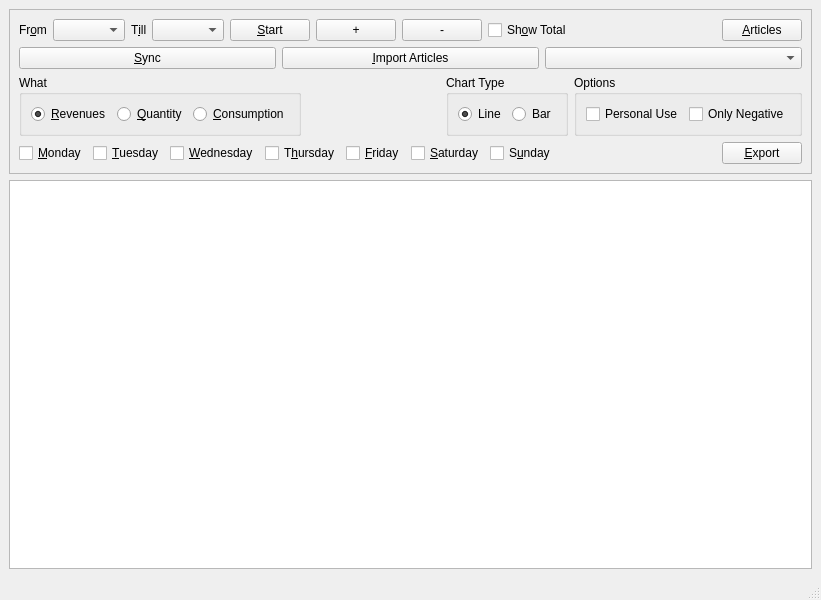
<?xml version="1.0" encoding="UTF-8"?>
<ui version="4.0">
 <class>MainWindow</class>
 <widget class="QMainWindow" name="MainWindow">
  <property name="geometry">
   <rect>
    <x>0</x>
    <y>0</y>
    <width>821</width>
    <height>600</height>
   </rect>
  </property>
  <property name="windowTitle">
   <string>MainWindow</string>
  </property>
  <widget class="QWidget" name="centralwidget">
   <layout class="QGridLayout" name="gridLayout_2">
    <item row="0" column="0">
     <widget class="QFrame" name="frame">
      <property name="frameShape">
       <enum>QFrame::StyledPanel</enum>
      </property>
      <property name="frameShadow">
       <enum>QFrame::Raised</enum>
      </property>
      <layout class="QGridLayout" name="gridLayout">
       <item row="0" column="0">
        <layout class="QVBoxLayout" name="verticalLayout_2">
         <item>
          <layout class="QHBoxLayout" name="horizontalLayout">
           <item>
            <widget class="QLabel" name="label">
             <property name="text">
              <string>Fr&amp;om</string>
             </property>
             <property name="buddy">
              <cstring>comboBox_start</cstring>
             </property>
            </widget>
           </item>
           <item>
            <widget class="QComboBox" name="comboBox_start">
             <property name="sizePolicy">
              <sizepolicy hsizetype="Minimum" vsizetype="Fixed">
               <horstretch>0</horstretch>
               <verstretch>0</verstretch>
              </sizepolicy>
             </property>
            </widget>
           </item>
           <item>
            <widget class="QLabel" name="label_2">
             <property name="text">
              <string>T&amp;ill</string>
             </property>
             <property name="buddy">
              <cstring>comboBox_end</cstring>
             </property>
            </widget>
           </item>
           <item>
            <widget class="QComboBox" name="comboBox_end">
             <property name="sizePolicy">
              <sizepolicy hsizetype="Minimum" vsizetype="Fixed">
               <horstretch>0</horstretch>
               <verstretch>0</verstretch>
              </sizepolicy>
             </property>
            </widget>
           </item>
           <item>
            <widget class="QPushButton" name="pushButton_start">
             <property name="text">
              <string>&amp;Start</string>
             </property>
            </widget>
           </item>
           <item>
            <widget class="QPushButton" name="pushButton_zoomIn">
             <property name="text">
              <string>+</string>
             </property>
             <property name="autoRepeat">
              <bool>true</bool>
             </property>
            </widget>
           </item>
           <item>
            <widget class="QPushButton" name="pushButton_zoomOut">
             <property name="text">
              <string>-</string>
             </property>
             <property name="autoRepeat">
              <bool>true</bool>
             </property>
            </widget>
           </item>
           <item>
            <widget class="QCheckBox" name="checkBox_showTotal">
             <property name="text">
              <string>Sh&amp;ow Total</string>
             </property>
            </widget>
           </item>
           <item>
            <spacer name="horizontalSpacer">
             <property name="orientation">
              <enum>Qt::Horizontal</enum>
             </property>
             <property name="sizeHint" stdset="0">
              <size>
               <width>40</width>
               <height>20</height>
              </size>
             </property>
            </spacer>
           </item>
           <item>
            <widget class="QPushButton" name="pushButton_articles">
             <property name="text">
              <string>&amp;Articles</string>
             </property>
            </widget>
           </item>
          </layout>
         </item>
         <item>
          <layout class="QHBoxLayout" name="horizontalLayout_9">
           <item>
            <widget class="QPushButton" name="pushButton_syncDB">
             <property name="text">
              <string>&amp;Sync</string>
             </property>
            </widget>
           </item>
           <item>
            <widget class="QPushButton" name="pushButton_importArticles">
             <property name="text">
              <string>&amp;Import Articles</string>
             </property>
            </widget>
           </item>
           <item>
            <widget class="QComboBox" name="comboBox"/>
           </item>
          </layout>
         </item>
         <item>
          <layout class="QHBoxLayout" name="horizontalLayout_2">
           <item>
            <widget class="QGroupBox" name="groupBox_2">
             <property name="title">
              <string>What</string>
             </property>
             <layout class="QHBoxLayout" name="horizontalLayout_7">
              <item>
               <layout class="QHBoxLayout" name="horizontalLayout_4">
                <item>
                 <widget class="QRadioButton" name="radioButton_revenues">
                  <property name="text">
                   <string>&amp;Revenues</string>
                  </property>
                  <property name="checked">
                   <bool>true</bool>
                  </property>
                 </widget>
                </item>
                <item>
                 <widget class="QRadioButton" name="radioButton_quantity">
                  <property name="text">
                   <string>&amp;Quantity</string>
                  </property>
                 </widget>
                </item>
                <item>
                 <widget class="QRadioButton" name="radioButton_consumption">
                  <property name="text">
                   <string>&amp;Consumption</string>
                  </property>
                 </widget>
                </item>
               </layout>
              </item>
             </layout>
            </widget>
           </item>
           <item>
            <spacer name="horizontalSpacer_2">
             <property name="orientation">
              <enum>Qt::Horizontal</enum>
             </property>
             <property name="sizeHint" stdset="0">
              <size>
               <width>40</width>
               <height>20</height>
              </size>
             </property>
            </spacer>
           </item>
           <item>
            <widget class="QGroupBox" name="groupBox">
             <property name="title">
              <string>Chart Type</string>
             </property>
             <layout class="QHBoxLayout" name="horizontalLayout_6">
              <item>
               <layout class="QHBoxLayout" name="horizontalLayout_3">
                <item>
                 <widget class="QRadioButton" name="radioButton_lineChart">
                  <property name="text">
                   <string>Line</string>
                  </property>
                  <property name="checked">
                   <bool>true</bool>
                  </property>
                 </widget>
                </item>
                <item>
                 <widget class="QRadioButton" name="radioButton_barChart">
                  <property name="text">
                   <string>Bar</string>
                  </property>
                 </widget>
                </item>
               </layout>
              </item>
             </layout>
            </widget>
           </item>
           <item>
            <widget class="QGroupBox" name="groupBox_3">
             <property name="title">
              <string>Options</string>
             </property>
             <layout class="QHBoxLayout" name="horizontalLayout_8">
              <item>
               <widget class="QCheckBox" name="checkBox_personalUse">
                <property name="text">
                 <string>Personal Use</string>
                </property>
               </widget>
              </item>
              <item>
               <widget class="QCheckBox" name="checkBox_onlyNegative">
                <property name="text">
                 <string>Only Negative</string>
                </property>
               </widget>
              </item>
             </layout>
            </widget>
           </item>
          </layout>
         </item>
         <item>
          <layout class="QHBoxLayout" name="horizontalLayout_5">
           <item>
            <widget class="QCheckBox" name="checkBox_weekday0">
             <property name="text">
              <string>&amp;Monday</string>
             </property>
            </widget>
           </item>
           <item>
            <widget class="QCheckBox" name="checkBox_weekday1">
             <property name="text">
              <string>&amp;Tuesday</string>
             </property>
            </widget>
           </item>
           <item>
            <widget class="QCheckBox" name="checkBox_weekday2">
             <property name="text">
              <string>&amp;Wednesday</string>
             </property>
            </widget>
           </item>
           <item>
            <widget class="QCheckBox" name="checkBox_weekday3">
             <property name="text">
              <string>T&amp;hursday</string>
             </property>
            </widget>
           </item>
           <item>
            <widget class="QCheckBox" name="checkBox_weekday4">
             <property name="text">
              <string>&amp;Friday</string>
             </property>
            </widget>
           </item>
           <item>
            <widget class="QCheckBox" name="checkBox_weekday5">
             <property name="text">
              <string>&amp;Saturday</string>
             </property>
            </widget>
           </item>
           <item>
            <widget class="QCheckBox" name="checkBox_weekday6">
             <property name="text">
              <string>S&amp;unday</string>
             </property>
            </widget>
           </item>
           <item>
            <spacer name="horizontalSpacer_3">
             <property name="orientation">
              <enum>Qt::Horizontal</enum>
             </property>
             <property name="sizeHint" stdset="0">
              <size>
               <width>40</width>
               <height>20</height>
              </size>
             </property>
            </spacer>
           </item>
           <item>
            <widget class="QPushButton" name="pushButton_export">
             <property name="text">
              <string>&amp;Export</string>
             </property>
            </widget>
           </item>
          </layout>
         </item>
        </layout>
       </item>
      </layout>
     </widget>
    </item>
    <item row="1" column="0">
     <widget class="StatsGraphicsView" name="graphicsView_stats">
      <property name="dragMode">
       <enum>QGraphicsView::ScrollHandDrag</enum>
      </property>
     </widget>
    </item>
   </layout>
  </widget>
  <widget class="QMenuBar" name="menubar">
   <property name="geometry">
    <rect>
     <x>0</x>
     <y>0</y>
     <width>821</width>
     <height>25</height>
    </rect>
   </property>
  </widget>
  <widget class="QStatusBar" name="statusbar"/>
 </widget>
 <customwidgets>
  <customwidget>
   <class>StatsGraphicsView</class>
   <extends>QGraphicsView</extends>
   <header>StatsGraphicsView</header>
  </customwidget>
 </customwidgets>
 <tabstops>
  <tabstop>comboBox_start</tabstop>
  <tabstop>comboBox_end</tabstop>
  <tabstop>pushButton_start</tabstop>
  <tabstop>checkBox_weekday0</tabstop>
  <tabstop>checkBox_weekday1</tabstop>
  <tabstop>checkBox_weekday2</tabstop>
  <tabstop>checkBox_weekday3</tabstop>
  <tabstop>checkBox_weekday4</tabstop>
  <tabstop>checkBox_weekday5</tabstop>
  <tabstop>checkBox_weekday6</tabstop>
  <tabstop>pushButton_zoomIn</tabstop>
  <tabstop>pushButton_zoomOut</tabstop>
  <tabstop>pushButton_articles</tabstop>
  <tabstop>graphicsView_stats</tabstop>
 </tabstops>
 <resources/>
 <connections/>
</ui>
